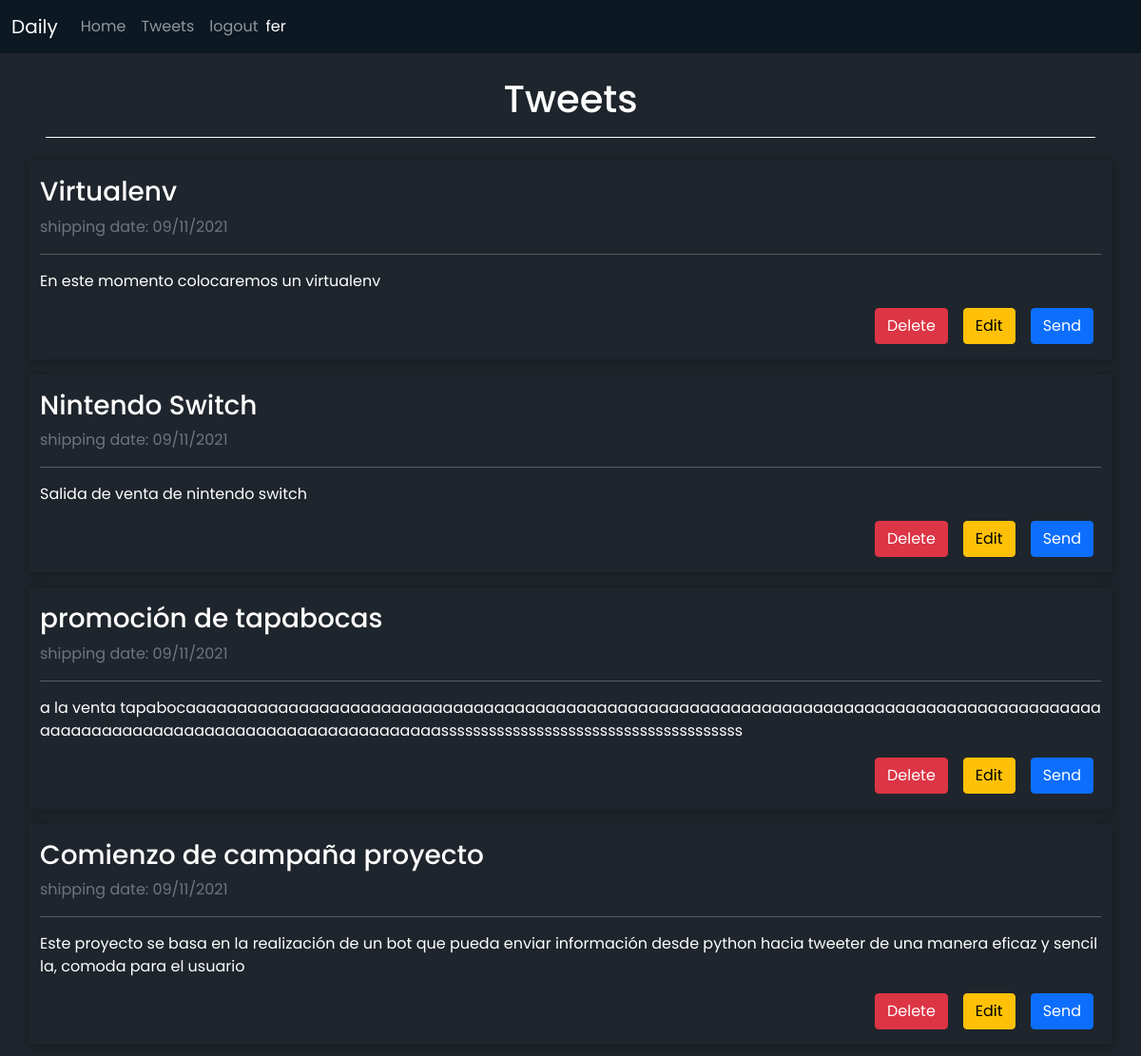
The page /tweets (signed in) on the database as committed earlier.
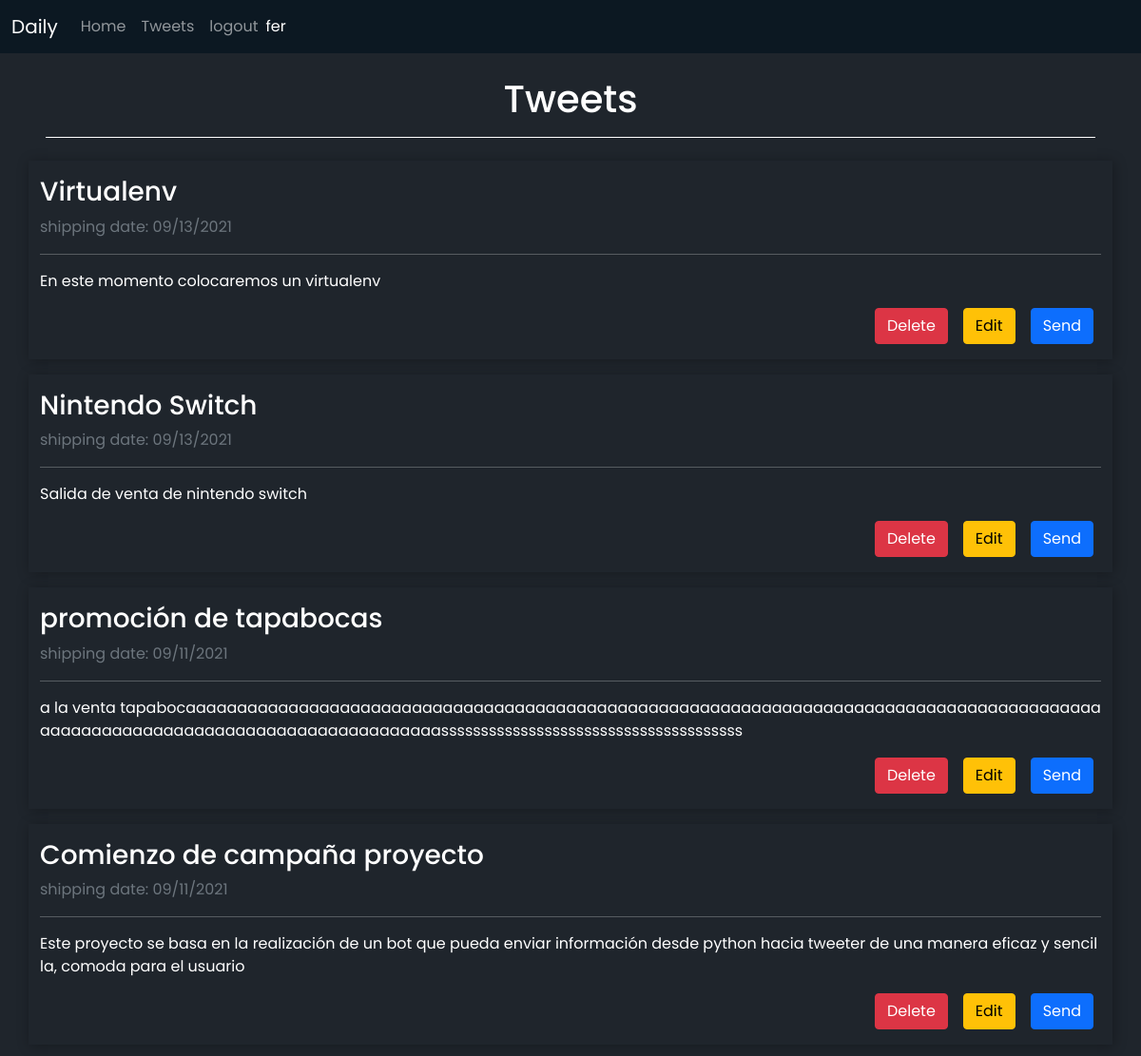
The same page on the database as committed later.
### daily/models.py (models this page shows, shortened)
class Entry(models.Model):
    owner = models.ForeignKey(User, on_delete=models.CASCADE)
    title = models.CharField(max_length=50)
    content = models.TextField(max_length=280, null= False, blank= False)
    date = models.CharField(max_length=255)

### daily/views.py (the view)
# urls.py: path('tweets', views.tweets, name='tweets'),
def tweets(request):
    tweets = Entry.objects.filter(owner = request.user)
    return render(request, 'daily/tweets.html', {'tweets': tweets})

### daily/templates/daily/tweets.html (shortened to what this page needs)
{% extends 'daily/layout.html' %}
{% load static %}
{% load crispy_forms_tags %}
{% block content %}
    <h1 class="text-white text-center mt-4 border-bottom border-white mx-5 mb-4 pb-3">Tweets</h1>
    {% for tweet in tweets %}
        <div class="container text-white my-3 py-3" style="box-shadow:1px 1px 13px 0.5px rgba(0, 0, 0, 0.3);">
            <div class="title">
                <h3 id="title-{{tweet.id}}">{{tweet.title}}</h3>
                <p id="date-{{tweet.id}}" class="text-muted">shipping date: {{tweet.date}}</p>
                <hr>
            </div>
            <div class="content" style="word-break: break-all;">
                <p id="content-{{tweet.id}}">{{tweet.content}}</p>
            </div>
            <div class="buttons d-flex justify-content-end">
                <a class="btn btn-danger mx-2" href="{% url 'delete' tweet.id %}">Delete</a>
                <a type='button'  data-bs-toggle="modal" data-bs-target="#exampleModal-{{tweet.id}}" class="btn btn-warning mx-2" href="#">Edit</a>
                <a href="{% url 'send' tweet.id %}" class="btn btn-primary mx-2">Send</a>
            </div>
        </div>
    {% endfor %}
{% endblock %}

Rows that differ between the two databases and show on the page:
changed Entry "Virtualenv": date "09/11/2021" → "09/13/2021"
changed Entry "Nintendo Switch": date "09/11/2021" → "09/13/2021"
